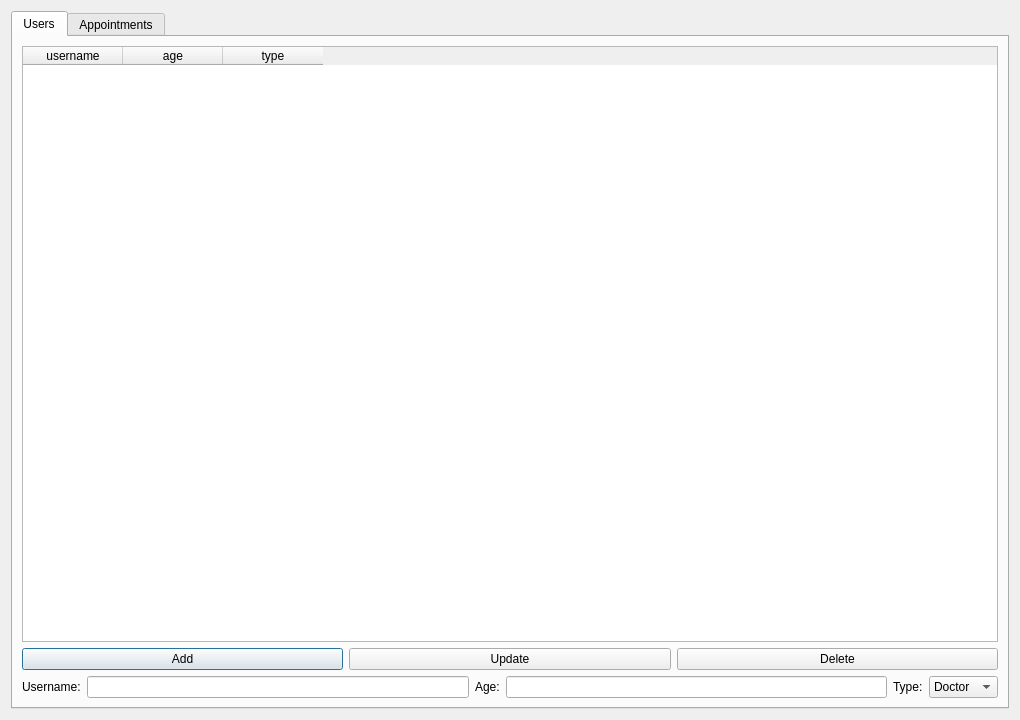
<?xml version="1.0" encoding="UTF-8"?>
<ui version="4.0">
 <class>AdminWindow</class>
 <widget class="QDialog" name="AdminWindow">
  <property name="geometry">
   <rect>
    <x>0</x>
    <y>0</y>
    <width>1020</width>
    <height>720</height>
   </rect>
  </property>
  <property name="windowTitle">
   <string>Admin Window</string>
  </property>
  <property name="styleSheet">
   <string notr="true">QDialog {
    background-color: #f0f4f8;
    font-family: 'Arial', sans-serif;
    font-size: 14px;
}

QTabWidget::pane {
    border: 1px solid #ccc;
    border-radius: 4px;
}

QTabBar::tab {
    background: #0094ff;
    color: #fff;
    padding: 10px;
    border-top-left-radius: 4px;
    border-top-right-radius: 4px;
}

QTabBar::tab:selected {
    background: #007acc;
}

/* Different background colors for each tab */
QWidget#tab_2 {
    background-color: #e6f7ff;
}

QWidget#tab {
    background-color: #e6ffe6;
}

QLabel {
    color: #333;
}

QLineEdit, QComboBox {
    padding: 5px;
    border: 1px solid #ccc;
    border-radius: 4px;
}

QLineEdit:focus, QComboBox:focus {
    border-color: #0094ff;
    box-shadow: 0 0 5px rgba(0, 148, 255, 0.5);
}

/* Different colors for each button */
QPushButton#pushButtonAdd {
    background-color: #0094ff;
    color: #fff;
    padding: 10px 15px;
    border: none;
    border-radius: 4px;
    font-size: 14px;
    font-weight: bold;
}

QPushButton#pushButtonAdd:hover {
    background-color: #433bff;
}

QPushButton#pushButtonUpdate, QPushButton#pushButtonDelete {
    background-color: #dedcff;
    color: #050315;
    padding: 10px 15px;
    border: none;
    border-radius: 4px;
    font-size: 14px;
    font-weight: bold;
}

QPushButton#pushButtonUpdate:hover, QPushButton#pushButtonDelete:hover {
    background-color: #c5c3ff;
}

QPushButton#pushButtonDeleteAppointment {
    background-color: #f44336;
    color: #fff;
    padding: 10px 15px;
    border: none;
    border-radius: 4px;
    font-size: 14px;
    font-weight: bold;
}

QPushButton#pushButtonDeleteAppointment:hover {
    background-color: #da190b;
}

QLineEdit {
    background-color: #dedcff;
    border: 1px solid #2118d8;
    border-radius: 5px;
    padding: 5px;
    font-size: 18px;
    color: #050315;
}

QTableWidget {
    background-color: #fbfbfe;
    border: 1px solid #ccc;
    border-radius: 4px;
}

QHeaderView::section {
    background-color: #f0f4f8;
    color: #333;
    padding: 5px;
    border: 1px solid #ccc;
}

QTableWidget QTableCornerButton::section {
    background-color: #050315;
    border: 1px solid #ccc;
}

QTableWidget::item {
    padding: 5px;
    border: 1px solid #ccc;
    color: #000; /* Set the text color to black */
}

/* Dynamic table columns based on screen size */
QHeaderView::section {
    min-width: 50px;
}

QTableWidget {
    width: 100%;
}

QTableWidget::column {
    min-width: 50px;
    max-width: 200px;
    width: auto;
}

@media (max-width: 1200px) {
    QTableWidget::column {
        max-width: 150px;
    }
}

@media (max-width: 800px) {
    QTableWidget::column {
        max-width: 100px;
    }
}

@media (max-width: 400px) {
    QTableWidget::column {
        max-width: 75px;
    }
}
</string>
  </property>
  <layout class="QVBoxLayout" name="verticalLayout">
   <item>
    <widget class="QTabWidget" name="tabWidget">
     <property name="currentIndex">
      <number>0</number>
     </property>
     <widget class="QWidget" name="tab_2">
      <attribute name="title">
       <string>Users</string>
      </attribute>
      <layout class="QVBoxLayout" name="verticalLayout_2">
       <item>
        <widget class="QTableWidget" name="tableWidget">
         <column>
          <property name="text">
           <string>username</string>
          </property>
         </column>
         <column>
          <property name="text">
           <string>age</string>
          </property>
         </column>
         <column>
          <property name="text">
           <string>type</string>
          </property>
         </column>
        </widget>
       </item>
       <item>
        <layout class="QHBoxLayout" name="horizontalLayout">
         <item>
          <widget class="QPushButton" name="pushButtonAdd">
           <property name="text">
            <string>Add</string>
           </property>
          </widget>
         </item>
         <item>
          <widget class="QPushButton" name="pushButtonUpdate">
           <property name="text">
            <string>Update</string>
           </property>
          </widget>
         </item>
         <item>
          <widget class="QPushButton" name="pushButtonDelete">
           <property name="text">
            <string>Delete</string>
           </property>
          </widget>
         </item>
        </layout>
       </item>
       <item>
        <layout class="QHBoxLayout" name="horizontalLayout_2">
         <item>
          <widget class="QLabel" name="labelUsername">
           <property name="text">
            <string>Username:</string>
           </property>
          </widget>
         </item>
         <item>
          <widget class="QLineEdit" name="lineEditUsername"/>
         </item>
         <item>
          <widget class="QLabel" name="labelAge">
           <property name="text">
            <string>Age:</string>
           </property>
          </widget>
         </item>
         <item>
          <widget class="QLineEdit" name="lineEditAge"/>
         </item>
         <item>
          <widget class="QLabel" name="labelType">
           <property name="text">
            <string>Type:</string>
           </property>
          </widget>
         </item>
         <item>
          <widget class="QComboBox" name="comboBoxType">
           <item>
            <property name="text">
             <string>Doctor</string>
            </property>
           </item>
           <item>
            <property name="text">
             <string>Patient</string>
            </property>
           </item>
          </widget>
         </item>
        </layout>
       </item>
      </layout>
     </widget>
     <widget class="QWidget" name="tab">
      <attribute name="title">
       <string>Appointments</string>
      </attribute>
      <widget class="QTableWidget" name="tableWidget_2">
       <property name="geometry">
        <rect>
         <x>10</x>
         <y>10</y>
         <width>981</width>
         <height>611</height>
        </rect>
       </property>
       <column>
        <property name="text">
         <string>ID</string>
        </property>
       </column>
       <column>
        <property name="text">
         <string>Patient name</string>
        </property>
       </column>
       <column>
        <property name="text">
         <string>Age</string>
        </property>
       </column>
       <column>
        <property name="text">
         <string>New Column</string>
        </property>
       </column>
       <column>
        <property name="text">
         <string>Contact number</string>
        </property>
       </column>
       <column>
        <property name="text">
         <string>Date</string>
        </property>
       </column>
       <column>
        <property name="text">
         <string>Time</string>
        </property>
       </column>
       <column>
        <property name="text">
         <string>Message</string>
        </property>
       </column>
      </widget>
      <widget class="QPushButton" name="pushButtonDeleteAppointment">
       <property name="geometry">
        <rect>
         <x>10</x>
         <y>630</y>
         <width>215</width>
         <height>31</height>
        </rect>
       </property>
       <property name="text">
        <string>Delete</string>
       </property>
      </widget>
     </widget>
    </widget>
   </item>
  </layout>
 </widget>
 <resources/>
 <connections/>
</ui>
